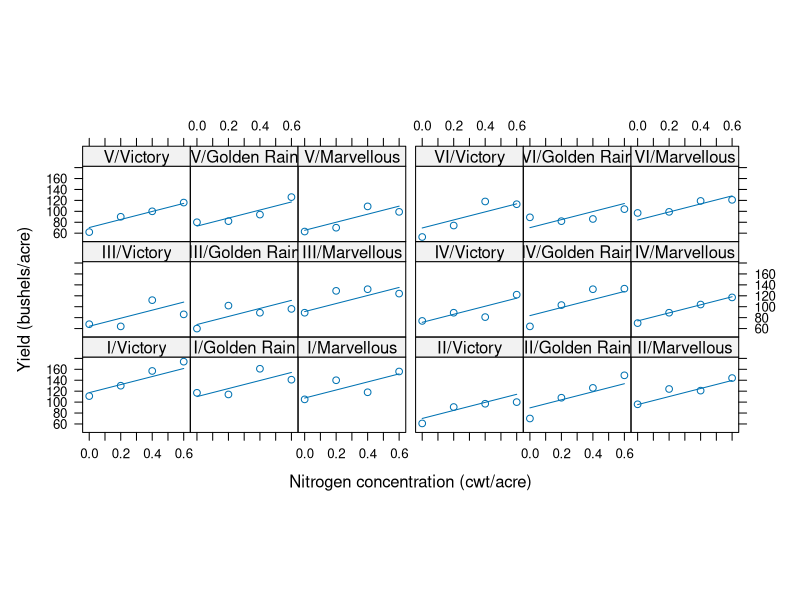

This figure's R source:
# Use nlme library for non-linear mixed-effect models
library(nlme)

# Import Oats data into a dataframe
Oats.df <- data.frame(Oats)
Oats.df$Block <- factor(as.character(Oats.df$Block))

# Fit data using linear mixed-effects model
Oats.lme1 <- lme(yield ~ ordered(nitro) * Variety, data = Oats.df, random = ~ 1 | Block/Variety)

# Perform analysis-of-variance to observe effects significance
anova(Oats.lme1)

# -> Refit without Variety*nitro interaction because non-significant
Oats.lme2 <- lme(yield ~ ordered(nitro) + Variety, data = Oats.df, random = ~ 1 | Block/Variety)
anova(Oats.lme2)
summary(Oats.lme2)

# -> Refit without Variety fixed-effect because non-significant
Oats.lme3 <- lme(yield ~ ordered(nitro), data = Oats.df, random = ~ 1 | Block/Variety)
anova(Oats.lme3)
summary(Oats.lme3)

# -> Refit using nitro as numeric variable as quadratic (Q) and cubic (C) terms are not significant
Oats.lme4 <- lme(yield ~ nitro, data = Oats, random = ~ 1 | Block/Variety)
# NB: Use Oats as Groupd Data to avoid plot error
anova(Oats.lme4)
summary(Oats.lme4)

# Examine variance components and confidence intervals
VarCorr(Oats.lme4)
intervals(Oats.lme4)

# Plot original data and fitted curves
plot( augPred(Oats.lme4), aspect = 0.7, layout = c(6,3), between = list( x = c(0, 0, 0.5)))

# write.csv(Machines.df,"Exercises/Machines.csv", row.names = FALSE)
library(lme4)
Oats.lme5 <- lmer(yield ~ nitro + (1 | Block:Variety), data = Oats)
summary(Oats.lme5)





# Exercise 2
require(mgcv)
library(nlme)

Machines.df <- data.frame(Machines)
Machines.lme1 <- lme(score ~ Machine, random = ~ 1 | Worker, data=Machines.df)
Machines.lme2 <- lme(score ~ Machine, random = ~ 1 | Worker/Machine, data=Machines.df)
Machines.lme3 <- lme(score ~ Machine, random = ~ Machine - 1 | Worker, data=Machines.df)

summary(Machines.lme1)
VarCorr(Machines.lme1)
VarY.lme1 = extract.lme.cov(Machines.lme1)
VarY.lme2 = extract.lme.cov(Machines.lme2)
VarY.lme3 = extract.lme.cov(Machines.lme3)

Worker1 = c(as.numeric(rownames(Machines.df[Machines.df$Worker == 1, ])))
VarY.lme1[Worker1,Worker1]

extract.lme.cov2(Machines.lme1)
VarCorr(Machines.lme1)

extract.lme.cov2(Machines.lme2)
VarCorr(Machines.lme2)

extract.lme.cov2(Machines.lme3)
VarCorr(Machines.lme3)



library(lme4)
Machines.lmer1 <- lmer(score ~ Machine + ( 1 | Worker ), data=Machines.df)
Machines.lmer2 <- lmer(score ~ Machine + ( 1 | Worker/Machine ), data=Machines.df)
Machines.lmer3 <- lmer(score ~ Machine + ( Machine - 1 | Worker ), data=Machines.df)

Z = getME(Machines.lmer1, name = 'Z')
X = getME(Machines.lmer1, name= 'X')

getME(Machines.lmer3, name= 'm_i')

summary(Machines.lmer3)
